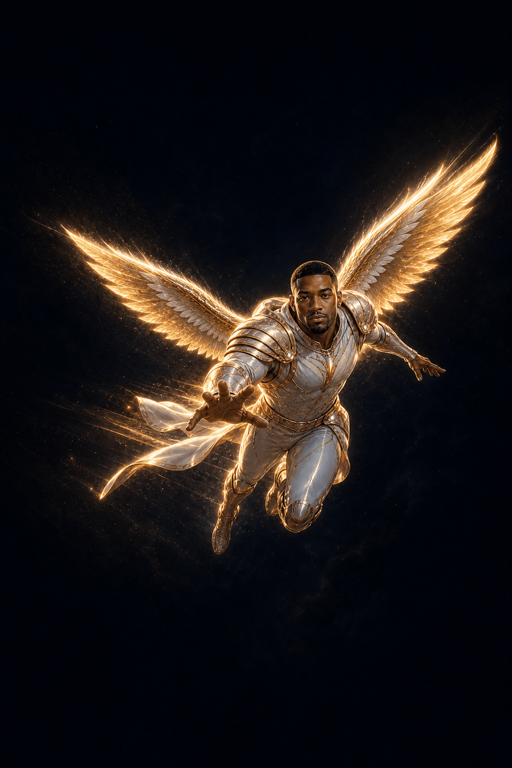
#> input picture backups/canonical-f68171a/assets/images/staarwardd/guardian-poses/flying.png, 512 x 768 px, found by its file name
$ python render_toronto_storyboard.py
#> lines starting #> are read from the running program, lines starting #| are printed output that depends on the picture
from PIL import Image, ImageDraw, ImageFont, ImageFilter
from math import cos, pi, sin
from pathlib import Path

ROOT = Path('/home/ubuntu/extracted-product-mobile-app')
OUT = Path('/home/ubuntu/toronto-flight-storyboard.png')
W, H = 1800, 1460
PANEL_W, PANEL_H = 550, 560
MARGIN_X, TOP = 75, 250
GAP_X, GAP_Y = 25, 42

try:
    font_title = ImageFont.truetype('/usr/share/fonts/truetype/dejavu/DejaVuSans-Bold.ttf', 40)
    font_panel = ImageFont.truetype('/usr/share/fonts/truetype/dejavu/DejaVuSans-Bold.ttf', 19)
    font_small = ImageFont.truetype('/usr/share/fonts/truetype/dejavu/DejaVuSans.ttf', 15)
    font_label = ImageFont.truetype('/usr/share/fonts/truetype/dejavu/DejaVuSans-Bold.ttf', 13)
except OSError:
    font_title = font_panel = font_small = font_label = ImageFont.load_default()

flying = Image.open(ROOT / 'assets/images/staarwardd/guardian-poses/flying.png').convert('RGBA')
summon = Image.open(ROOT / 'assets/images/staarwardd/guardian-poses/summon.png').convert('RGBA')
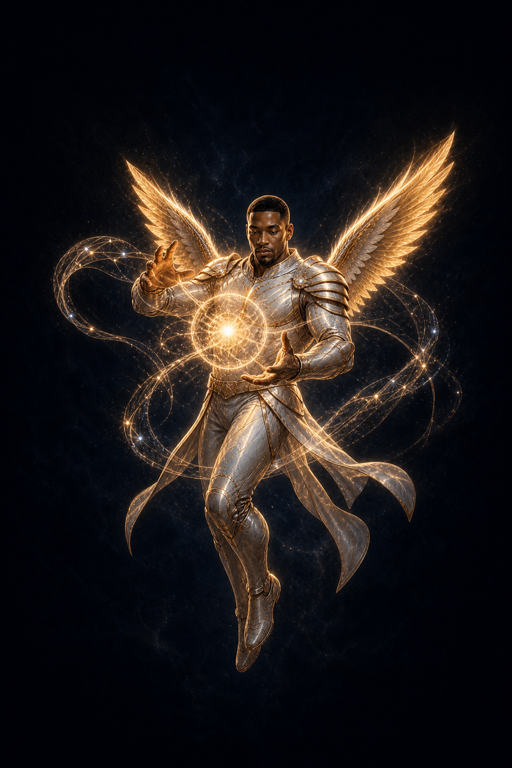
#> input picture backups/canonical-f68171a/assets/images/staarwardd/guardian-poses/summon.png, 512 x 768 px, found by its file name
guardian_toronto = Image.open(ROOT / 'assets/images/staarwardd/guardian-toronto.png').convert('RGBA')
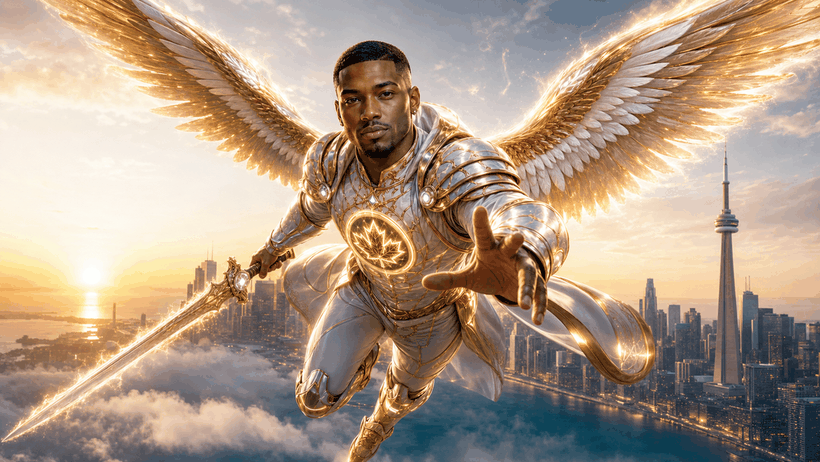
#> input picture backups/canonical-f68171a/assets/images/staarwardd/guardian-toronto.png, 820 x 462 px, found by its file name

def alpha_paste(base, asset, center, max_w, max_h, opacity=255):
    ratio = min(max_w / asset.width, max_h / asset.height)
    im = asset.resize((max(1, int(asset.width * ratio)), max(1, int(asset.height * ratio))), Image.Resampling.LANCZOS)
    if opacity < 255:
        a = im.getchannel('A').point(lambda x: x * opacity // 255)
        im.putalpha(a)
    base.alpha_composite(im, (int(center[0] - im.width / 2), int(center[1] - im.height / 2)))

def gradient_panel(index):
    panel = Image.new('RGBA', (PANEL_W, PANEL_H), '#071126')
    px = panel.load()
    for y in range(PANEL_H):
        for x in range(PANEL_W):
            horizon = max(0, 1 - abs(y - PANEL_H * 0.55) / (PANEL_H * 0.7))
            r = int(5 + 24 * horizon + index * 2)
            g = int(12 + 20 * horizon + (x / PANEL_W) * 8)
            b = int(31 + 60 * horizon + index * 3)
            px[x, y] = (r, g, b, 255)
    return panel

def draw_skyline(draw, y, seed):
    heights = [70, 114, 88, 154, 96, 183, 122, 102, 168, 94, 128, 190, 110, 78]
    width = PANEL_W // len(heights)
    for i, height in enumerate(heights):
        x = i * width
        color = (10 + (i % 3) * 3, 24 + seed * 2, 54 + (i % 4) * 8, 255)
        draw.rectangle((x, y - height, x + width - 3, y), fill=color)
        if i % 3 == 0:
            for yy in range(y - height + 15, y - 9, 20):
                draw.rectangle((x + 9, yy, x + 14, yy + 4), fill=(199, 180, 107, 120))
    cx = int(PANEL_W * 0.71)
    draw.rectangle((cx - 6, y - 260, cx + 6, y), fill=(13, 34, 70, 255))
    draw.polygon([(cx - 23, y - 225), (cx + 23, y - 225), (cx, y - 302)], fill=(22, 49, 91, 255))
    draw.line((cx, y - 302, cx, y - 365), fill=(232, 200, 111, 210), width=2)

def route(draw, points, color=(239, 215, 130, 200)):
    for a, b in zip(points, points[1:]):
        draw.line((*a, *b), fill=color, width=3)
    for x, y in points:
        draw.ellipse((x - 4, y - 4, x + 4, y + 4), fill=color)

def energy_ring(draw, center, radius, color):
    cx, cy = center
    for i in range(42):
        a = (i / 42) * 2 * pi
        jitter = 7 * sin(i * 2.8)
        x = cx + cos(a) * (radius + jitter)
        y = cy + sin(a) * (radius + jitter)
        size = 2 + (i % 3)
        draw.ellipse((x - size, y - size, x + size, y + size), fill=color)
    draw.ellipse((cx - radius, cy - radius, cx + radius, cy + radius), outline=color, width=3)

def panel(title, caption, index, scene):
    canvas = gradient_panel(index)
    draw = ImageDraw.Draw(canvas, 'RGBA')
    draw.rounded_rectangle((0, 0, PANEL_W - 1, PANEL_H - 1), radius=26, outline=(232, 200, 111, 150), width=2)
    draw.text((23, 20), title, font=font_panel, fill=(245, 249, 255, 255))
    draw.text((23, 51), caption, font=font_small, fill=(193, 207, 231, 255))
    draw.line((23, 80, PANEL_W - 23, 80), fill=(232, 200, 111, 95), width=1)
    draw.text((23, PANEL_H - 31), 'IMPLEMENTED STATE PREVIEW', font=font_label, fill=(232, 200, 111, 230))
    scene(canvas, draw)
    return canvas

def distant(canvas, draw):
    draw_skyline(draw, 470, 1)
    route(draw, [(470, 175), (405, 210), (335, 280), (260, 335)], (112, 205, 255, 170))
    alpha_paste(canvas, flying, (470, 170), 92, 112)
    draw.text((235, 119), 'DISTANT ENTRY', font=font_label, fill=(145, 211, 255, 255))

def camera_pass(canvas, draw):
    draw_skyline(draw, 470, 2)
    route(draw, [(74, 292), (190, 224), (315, 242), (438, 195)], (142, 224, 202, 190))
    alpha_paste(canvas, flying, (258, 235), 190, 240)
    for i in range(15):
        x = 110 + i * 23
        y = 320 + int(sin(i) * 18)
        draw.ellipse((x - 3, y - 3, x + 3, y + 3), fill=(109, 231, 213, 210))
    draw.text((62, 139), 'SKYLINE SWEEP', font=font_label, fill=(143, 236, 215, 255))

def center_arrival(canvas, draw):
    draw_skyline(draw, 470, 3)
    draw.ellipse((137, 122, 413, 398), outline=(160, 137, 255, 150), width=2)
    alpha_paste(canvas, flying, (275, 270), 235, 290)
    draw.text((178, 119), 'CENTER REACHED', font=font_label, fill=(201, 184, 255, 255))

def shield_arrival(canvas, draw):
    draw_skyline(draw, 470, 4)
    alpha_paste(canvas, flying, (260, 290), 198, 250)
    for r in (40, 62, 84):
        draw.rounded_rectangle((340-r//2, 178-r//2, 340+r//2, 178+r//2), radius=15, outline=(240, 212, 122, 180), width=3)
    draw.text((335, 238), '✦', font=font_title, fill=(249, 228, 152, 255), anchor='mm')
    draw.line((463, 118, 352, 205), fill=(240, 212, 122, 170), width=3)
    draw.text((282, 113), 'AEGIS ARRIVES', font=font_label, fill=(244, 217, 133, 255))

def summon_portal(canvas, draw):
    draw_skyline(draw, 470, 5)
    alpha_paste(canvas, summon, (276, 300), 250, 315)
    energy_ring(draw, (275, 232), 105, (245, 209, 120, 225))
    draw.line((201, 330, 260, 246), fill=(245, 209, 120, 200), width=2)
    draw.line((350, 330, 290, 246), fill=(245, 209, 120, 200), width=2)
    draw.text((161, 116), 'TWO-HANDED ENERGY CONVERGENCE', font=font_label, fill=(245, 216, 133, 255))

def gateways(canvas, draw):
    alpha_paste(canvas, summon, (276, 290), 220, 275)
    colors = ['#B999FF', '#79BAFF', '#F1B976', '#79E4CA', '#F4A7C2', '#F0D47C', '#D7A16F']
    glyphs = ['✦', '▥', '⌂', '◉', '∞', '◇', '△']
    for i, (color, glyph) in enumerate(zip(colors, glyphs)):
        a = (i / 7) * 2 * pi - pi/2
        x = 276 + cos(a) * 180
        y = 285 + sin(a) * 160
        draw.ellipse((x - 32, y - 32, x + 32, y + 32), outline=color, width=3, fill=(9, 19, 43, 210))
        draw.text((x, y), glyph, font=font_panel, fill=color, anchor='mm')
    draw.text((173, 111), 'SEVEN DIMENSIONAL GATEWAYS FORM', font=font_label, fill=(245, 241, 218, 255))

canvas = Image.new('RGBA', (W, H), '#050916')
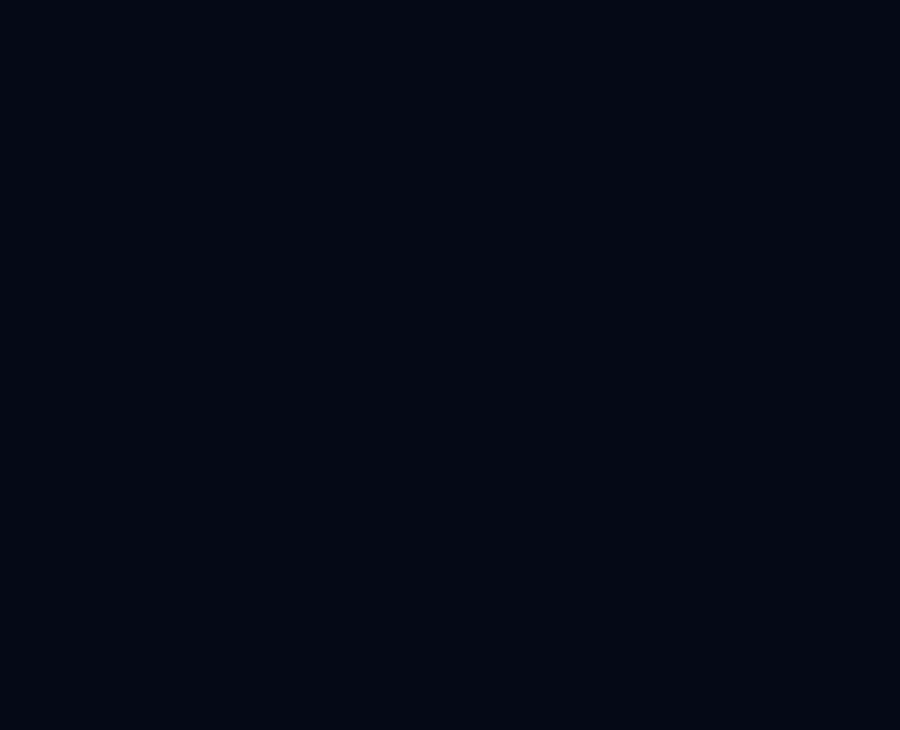
#> canvas: PIL image 1800x1460 RGBA (shown at 1/2 size); mean R, G, B, A 5, 9, 22, 255
draw = ImageDraw.Draw(canvas, 'RGBA')
draw.text((75, 60), 'STAARWARDD · TORONTO FLIGHT STORYBOARD', font=font_title, fill=(247, 249, 255, 255))
draw.text((75, 120), 'Current implemented launch states • Visual storyboard only — not physical Android footage', font=font_small, fill=(201, 214, 237, 255))
draw.line((75, 160, W - 75, 160), fill=(232, 200, 111, 130), width=2)

frames = [
    panel('01 · DISTANT APPROACH', 'Guardian enters the Toronto field.', 1, distant),
    panel('02 · CAMERA PASS', 'Curved skyline sweep with trail.', 2, camera_pass),
    panel('03 · CENTER ARRIVAL', 'Flight resolves at the central field.', 3, center_arrival),
    panel('04 · AEGIS DELIVERY', 'Shield travels separately and locks.', 4, shield_arrival),
    panel('05 · PORTAL GESTURE', 'Two energy arcs converge into a ring.', 5, summon_portal),
    panel('06 · WORLD FORMATION', 'Seven gateways appear individually.', 6, gateways),
]
#> in gradient_panel, `panel = Image.new('RGBA', (PANEL_W, PANEL_H), '#071126')`:
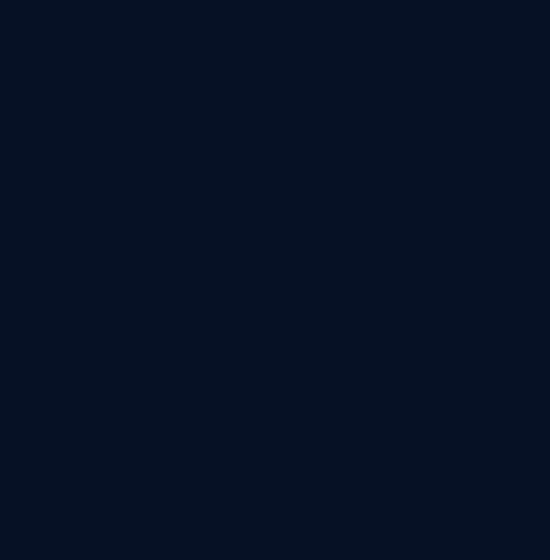
#> panel: PIL image 550x560 RGBA; mean R, G, B, A 7, 17, 38, 255
#> in alpha_paste (call 6), `base.alpha_composite(im, (int(center[0] - im.width / 2), int(center[1]..`:
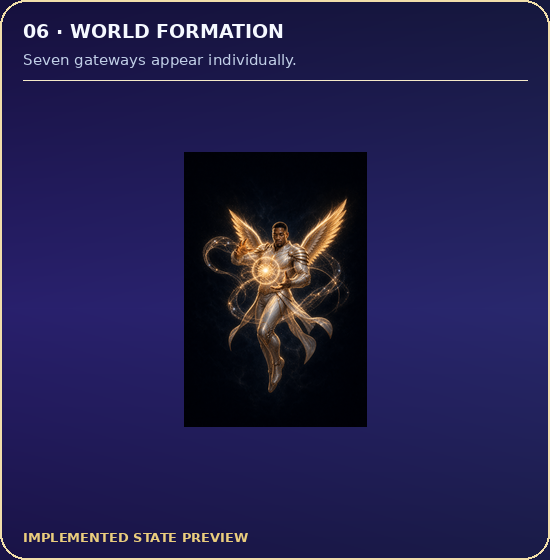
#> base: PIL image 550x560 RGBA; mean R, G, B, A 36.4, 32.2, 76.9, 253.2; transparent parts drawn white
#> in panel (call 6), `scene(canvas, draw)`:
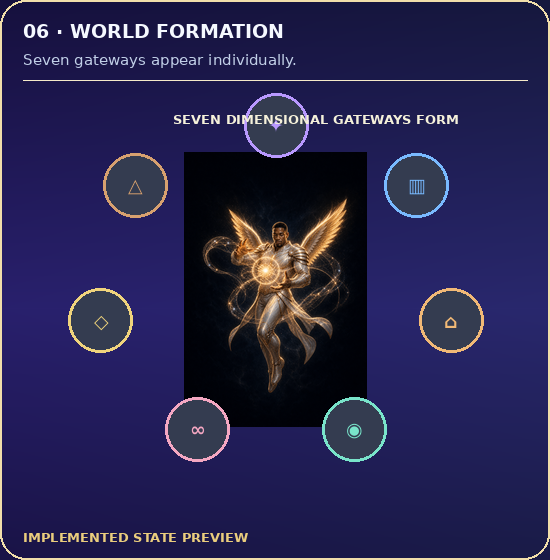
#> canvas: PIL image 550x560 RGBA; mean R, G, B, A 38.2, 34.8, 76.4, 250.5; transparent parts drawn white
for idx, frame in enumerate(frames):
    row, col = divmod(idx, 3)
    canvas.alpha_composite(frame, (MARGIN_X + col * (PANEL_W + GAP_X), TOP + row * (PANEL_H + GAP_Y)))
#> this loop made 6 passes
#> (row, col) on passes 1 to 6: (0, 0), (0, 1), (0, 2), (1, 0), (1, 1), (1, 2)
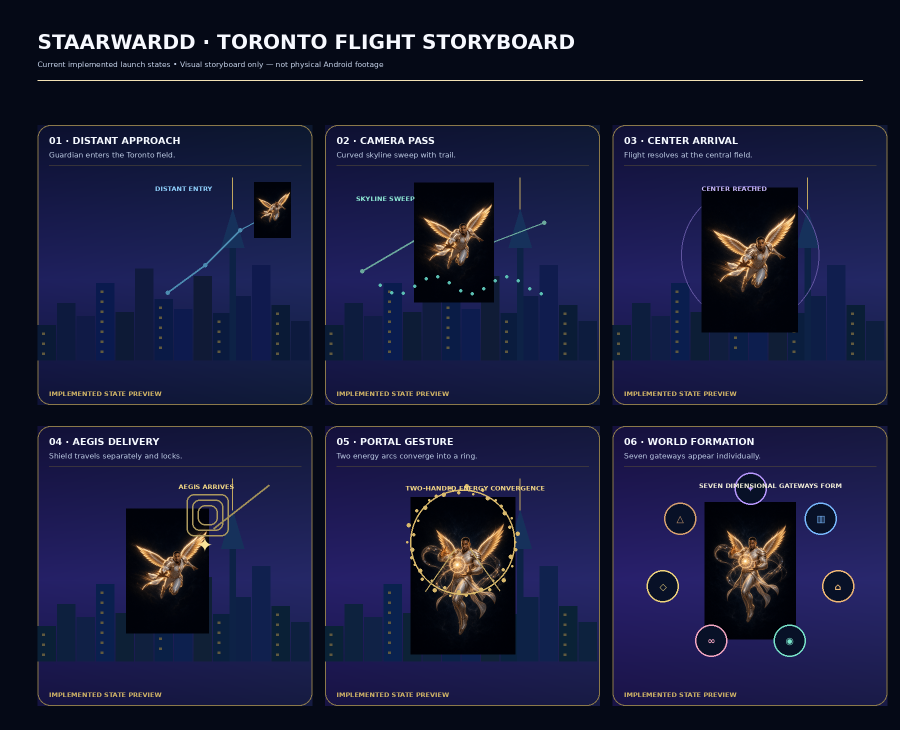
#> canvas: PIL image 1800x1460 RGBA (shown at 1/2 size); mean R, G, B, A 24, 27, 56.8, 254.8; transparent parts drawn white

canvas.convert('RGB').save(OUT, quality=94)
print(OUT)
